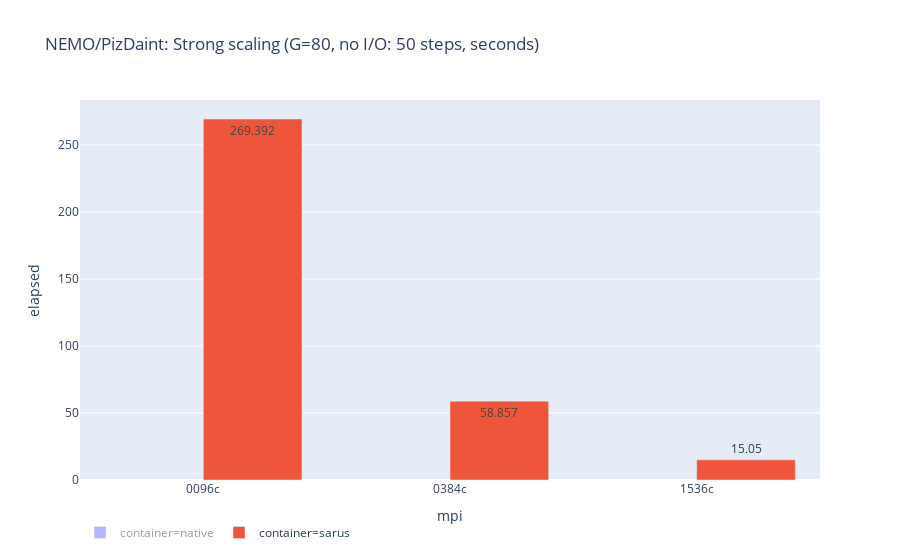

Notebook code for this chart:
### Code cell
# import plotly.express as px
fig = px.bar(df80, x='mpi', y='elapsed',  color='container', barmode='group', title='NEMO/PizDaint: Strong scaling (G=80, no I/O: 50 steps, seconds)', text='elapsed', ) # textposition='auto') # height=100)
fig.update_layout(legend_orientation='h')
fig.show()

### Figure 1 — Plotly figure (JSON) as saved in the notebook; plotly's stock layout.template omitted (floating-point values rounded to 4 significant figures)
{"data": [{"alignmentgroup": "True", "hoverlabel": {"namelength": 0}, "hovertemplate": "container=native<br>mpi=%{x}<br>elapsed=%{text}", "legendgroup": "container=native", "marker": {"color": "#636efa"}, "name": "container=native", "offsetgroup": "container=native", "orientation": "v", "showlegend": true, "text": [268.6, 59.59, 15.55], "textposition": "auto", "type": "bar", "visible": "legendonly", "x": ["0096c", "0384c", "1536c"], "xaxis": "x", "y": [268.6, 59.59, 15.55], "yaxis": "y"}, {"alignmentgroup": "True", "hoverlabel": {"namelength": 0}, "hovertemplate": "container=sarus<br>mpi=%{x}<br>elapsed=%{text}", "legendgroup": "container=sarus", "marker": {"color": "#EF553B"}, "name": "container=sarus", "offsetgroup": "container=sarus", "orientation": "v", "showlegend": true, "text": [269.4, 58.86, 15.05], "textposition": "auto", "type": "bar", "x": ["0096c", "0384c", "1536c"], "xaxis": "x", "y": [269.4, 58.86, 15.05], "yaxis": "y"}], "layout": {"autosize": true, "barmode": "group", "legend": {"orientation": "h", "tracegroupgap": 0}, "title": {"text": "NEMO/PizDaint: Strong scaling (G=80, no I/O: 50 steps, seconds)"}, "xaxis": {"anchor": "y", "autorange": true, "domain": [0, 1], "range": [-0.5, 2.5], "title": {"text": "mpi"}, "type": "category"}, "yaxis": {"anchor": "x", "autorange": true, "domain": [0, 1], "range": [0, 283.6], "title": {"text": "elapsed"}, "type": "linear"}}}
